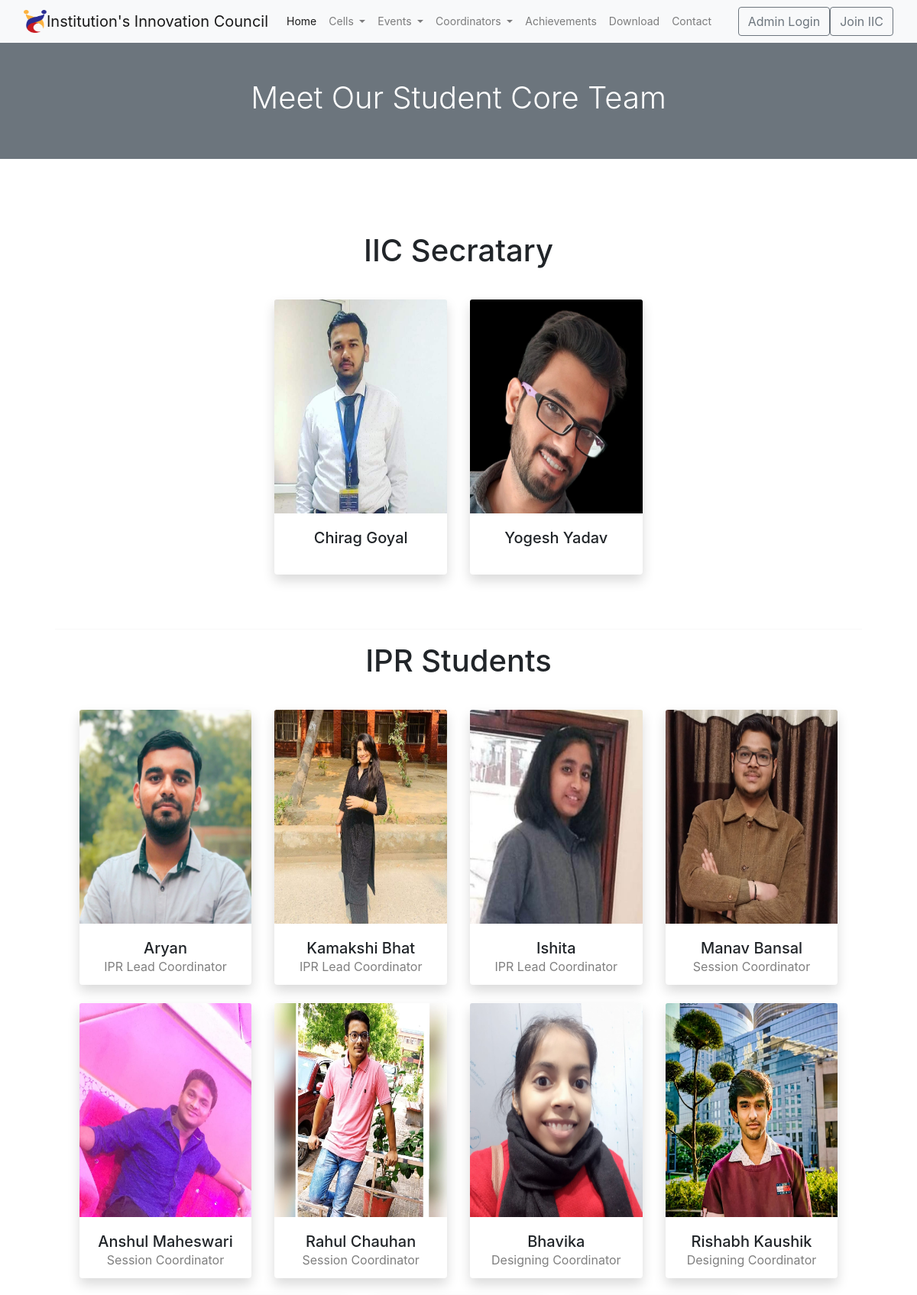
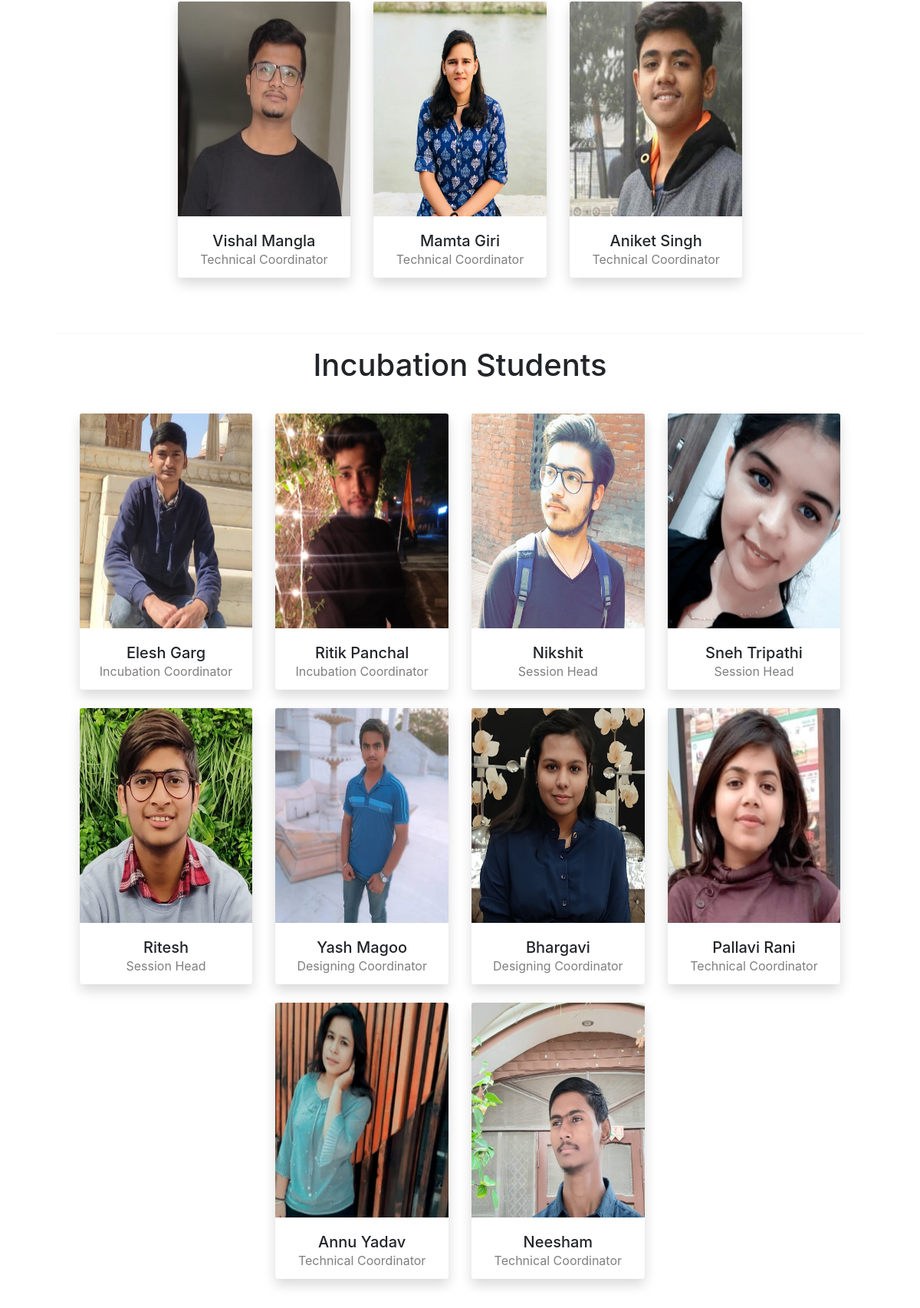
Page /iicStudent (upper part) on the committed database (2 pictures, top to bottom).
### home/models.py (models this page shows, shortened)
class cordinator(models.Model):
    image = models.ImageField(upload_to="images/Cordinator",blank=True, null=True)
    name = models.CharField(max_length=50)
    designation = models.CharField(max_length=200,blank=True, null=True)
    role = models.CharField(max_length=50,choices=(
        ("IPR Co-ordinator","IPR Co-ordinator"),
        ("IPR Member","IPR Member"),
        ("Innovation Co-ordinator","Innovation Co-ordinator"),
        ("Innovation Member","Innovation Member"),
        ("Startup Co-ordinator","Startup Co-ordinator"),
        ("Startup Member","Startup Member"),
        ("Incubation Co-ordinator","Incubation Co-ordinator"),
        ("Incubation Member","Incubation Member"),
        ("IIC Faculty","IIC Faculty"),
        ("IPR Students","IPR Students"),
        ("Innovation Students","Innovation Students"),
        ("Startup Students","Startup Students"),
        ("Incubation Students","Incubation Students"),
        ("Secratary","Secratary")
    ))
    createdDate = models.DateTimeField(auto_now=True)
    def image_tag(self):
        if self.image:
            return mark_safe('<img src="/media/%s" width="70" height="60" />'% (self.image))
    image_tag.short_description = 'Cordinator Image'

### home/views.py (the view)
# urls.py: path('iicStudent',views.iicStudent,name="iicStudent"),
def iicStudent(request):
    cordinators = []
    cord = cordinator.objects.filter(role__contains="Students").values('role').annotate(dcount=Count('role'))
    for c in cord:
        r = c["role"]
        cd = cordinator.objects.filter(role=r)
        if len(cd)>=1:
            cordinators.append(cd)
    secratary = cordinator.objects.filter(role="Secratary")
    context = {"cordinators":cordinators,"secratary":secratary }
    return render(request,'home/iic-student.html', context)

### templates/home/iic-student.html (shortened to what this page needs)
{% extends 'home/base.html' %}
{% load static %}
{% block css %}
<link rel="stylesheet" href="{% static 'css/Experts.css' %}">
{% endblock css %}
{% block body %}
<header class="bg-secondary text-center py-5 mb-4">
    <div class="container">
      <h1 class="font-weight-light text-white">Meet Our Student Core Team</h1>
    </div>
</header>
 <div style="padding: 6%;">
    <h1 style="text-align: center; ">IIC Secratary</h1>
    <div class="row" style="padding: 3%; justify-content: center;">
    {% for i in secratary %}
    <div class="col-xl-3 col-md-6 mb-4">
      <div class="card border-0 shadow"style="height: 360px;" >
        <img src="/media/{{i.image}}" style="height: 280px;" class="card-img-top" alt="...">
        <div class="card-body text-center">
          <h5 class="card-title mb-0">{{i.name}}</h5>
        </div>
      </div>
    </div>
    {% endfor %}
    </div>
    <hr>
    {% for cell in cordinators %}
    {% for i in cell %}
    {% if forloop.first %}
     <h1 style="text-align: center;">{{i.role}}</h1>
    <div class="row" style="padding: 3%; justify-content: center;">
    {% endif %}
   <div class="col-xl-3 col-md-6 mb-4">
    <div class="card border-0 shadow"style="height: 360px;" >
      <img src="/media/{{i.image}}" style="height: 280px;" class="card-img-top" alt="...">
      <div class="card-body text-center">
        <h5 class="card-title mb-0">{{i.name}}</h5>
        <div class="card-text text-black-50">{{i.designation|default:""}}</div>
      </div>
    </div>
  </div>
  {% if forloop.last %}
  </div>
  <hr>
  {% endif %}
    {% endfor %}
    {% endfor %}
</div>
{% endblock body %}

### templates/home/base.html (shortened to what this page needs)
<!doctype html>
<html lang="en">
<head>
    {% load static %}
    <link rel="stylesheet" href="{% static 'css/index.css' %}">
    <link rel="stylesheet" href="{% static 'css/login.css' %}">
    <link href="https://cdn.jsdelivr.net/npm/bootstrap@5.0.0-beta2/dist/css/bootstrap.min.css" rel="stylesheet"
>
    <link rel="stylesheet" href="https://cdnjs.cloudflare.com/ajax/libs/font-awesome/4.7.0/css/font-awesome.min.css">
    <link href="https://cdnjs.cloudflare.com/ajax/libs/simple-line-icons/2.4.1/css/simple-line-icons.min.css" rel="stylesheet">
    <link rel="stylesheet" href="https://maxcdn.bootstrapcdn.com/bootstrap/4.0.0/css/bootstrap.min.css">
    <link rel="stylesheet" href="https://maxcdn.bootstrapcdn.com/bootstrap/4.5.2/css/bootstrap.min.css">
    <link rel="stylesheet" href="https://cdn.jsdelivr.net/npm/bootstrap-icons@1.4.0/font/bootstrap-icons.css">
    {% block css %}
    {% endblock css %}
</head>
<body>
    <nav class="navbar navbar-expand-lg navbar-light bg-light nav-sticky">
        <div class="container-fluid">
            <img src=" {% static 'images/img/iic-logo.png' %}" alt="" width="30" height="30" class="d-inline-block align-top">
            <a class="navbar-brand" href="#">Institution's Innovation Council</a>
            <div class="collapse navbar-collapse" id="navbarText">
                <ul class="navbar-nav me-auto mb-2 mb-lg-0">
                    <li class="nav-item">
                        <a class="nav-link active" aria-current="page" href="/">Home</a>
                    </li>
                    <li class="nav-item dropdown">
                        <a class="nav-link dropdown-toggle" href="#" id="navbarScrollingDropdown" role="button"
                            data-bs-toggle="dropdown" aria-expanded="false">
                            Cells
                        </a>
                    </li>
                    <li class="nav-item dropdown">
                        <a class="nav-link dropdown-toggle" href="#" id="navbarScrollingDropdown" role="button"
                            data-bs-toggle="dropdown" aria-expanded="false">
                            Events
                        </a>
                    </li>
                    <li class="nav-item dropdown">
                        <a class="nav-link dropdown-toggle" href="#" id="navbarScrollingDropdown" role="button"
                            data-bs-toggle="dropdown" aria-expanded="false">
                            Coordinators
                        </a>
                    </li>
                    <li class="nav-item">
                        <a class="nav-link" href="/achievements">Achievements</a>
                    </li>
                    <li class="nav-item">
                        <a class="nav-link" href="/download">Download</a>
                    </li>
                    <li class="nav-item">
                        <a class="nav-link" href="/contact">Contact</a>
                    </li>
                </ul>
                <button type="button" class="btn btn-outline-secondary" data-toggle="modal" data-target="#login">Admin
                    Login</button>
                <button type="button" class="btn btn-outline-secondary" data-toggle="modal" data-target="#join">Join IIC</button>
            </div>
        </div>
    </nav>
        {% block body %}
        {% endblock body %}
</body>
</html>

### static/css/index.css (style rules this page uses)
:root { --primarycolor:rgb(119, 89, 5); --secondColor:#c17b0f; --thirdColor:#2d3091; --fourthColor:#c91e25; --fifthColor:#fcb23e; }
.navbar { margin-bottom: 0 !important; }
.nav-sticky { position: sticky !important; top: 0; left: 0; right: 0; z-index: 10000; }
.card { box-shadow: rgba(0, 0, 0, 0.1) 0px 10px 15px -3px, rgba(0, 0, 0, 0.05) 0px 4px 6px -2px; transition: all 0.05s ease-in; }
hr { color: transparent !important; }

### static/css/login.css (style rules this page uses)
* { margin: 0; padding: 0; box-sizing: border-box; }
body, html { height: 100%; font-family: 'Poppins', sans-serif; }
a { font-size: 14px; line-height: 1.7; color: #fff; text-decoration: none; margin: 0; transition: all 0.4s; }
body { background-color: #dee9ff; }

### rows in the picture
cordinator: image (picture), name "Chirag Goyal"
cordinator: image (picture), name "Yogesh Yadav"
cordinator: role "IPR Students", image (picture), name "Aryan", designation "IPR Lead Coordinator"
cordinator: image (picture), name "Kamakshi Bhat", designation "IPR Lead Coordinator"
cordinator: image (picture), name "Ishita", designation "IPR Lead Coordinator"
cordinator: image (picture), name "Manav Bansal", designation "Session Coordinator"
cordinator: image (picture), name "Anshul Maheswari", designation "Session Coordinator"
cordinator: image (picture), name "Rahul Chauhan", designation "Session Coordinator"
cordinator: image (picture), name "Bhavika", designation "Designing Coordinator"
cordinator: image (picture), name "Rishabh Kaushik", designation "Designing Coordinator"
cordinator: image (picture), name "Vishal Mangla", designation "Technical Coordinator"
cordinator: image (picture), name "Mamta Giri", designation "Technical Coordinator"
cordinator: image (picture), name "Aniket Singh", designation "Technical Coordinator"
cordinator: role "Incubation Students", image (picture), name "Elesh Garg", designation "Incubation Coordinator"
cordinator: image (picture), name "Ritik Panchal", designation "Incubation Coordinator"
cordinator: image (picture), name "Nikshit", designation "Session Head"
cordinator: image (picture), name "Sneh Tripathi", designation "Session Head"
cordinator: image (picture), name "Ritesh", designation "Session Head"
cordinator: image (picture), name "Yash Magoo", designation "Designing Coordinator"
cordinator: image (picture), name "Bhargavi", designation "Designing Coordinator"
cordinator: image (picture), name "Pallavi Rani", designation "Technical Coordinator"
cordinator: image (picture), name "Annu Yadav", designation "Technical Coordinator"
cordinator: image (picture), name "Neesham", designation "Technical Coordinator"
